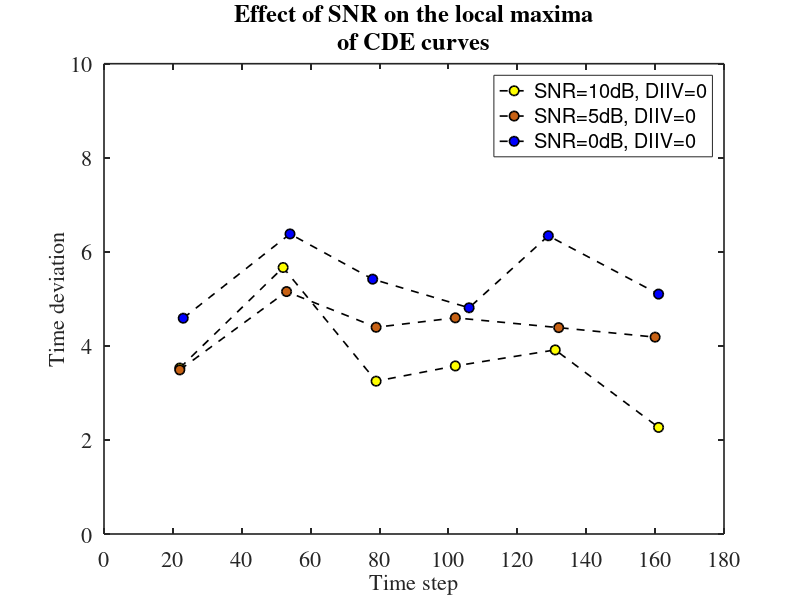
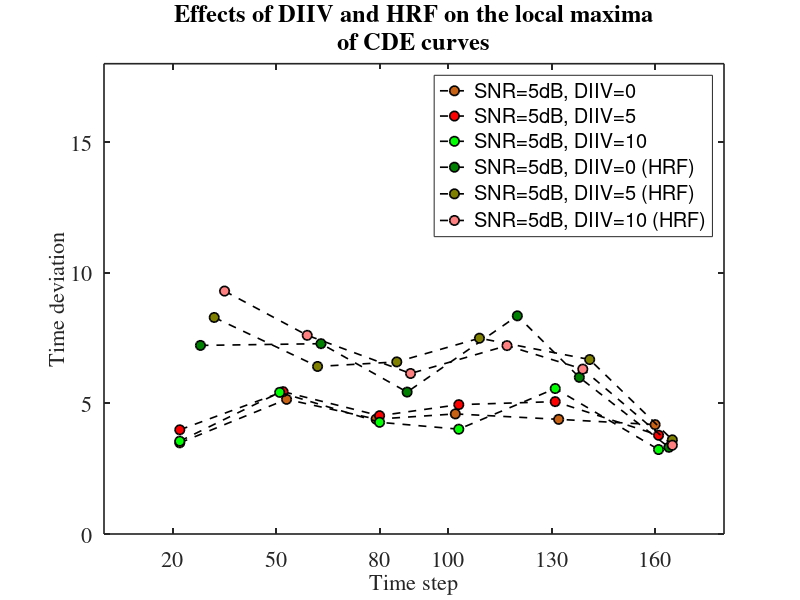
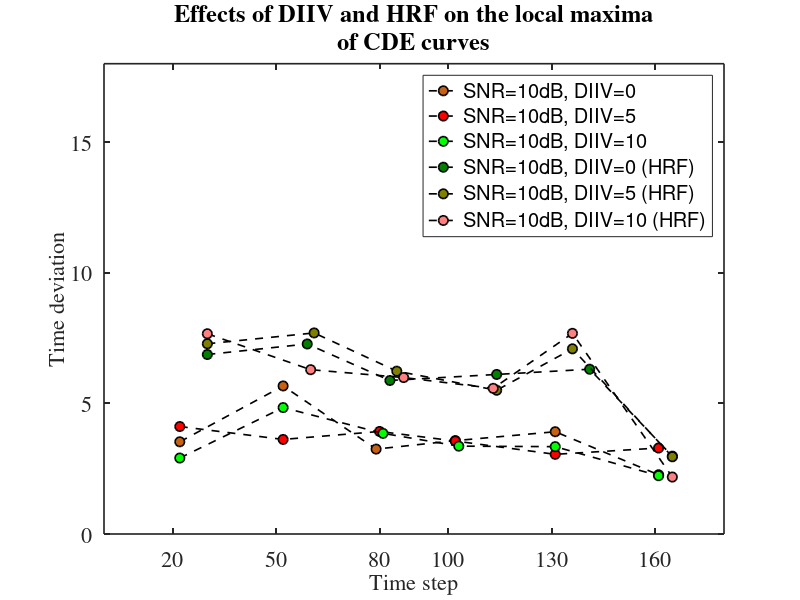
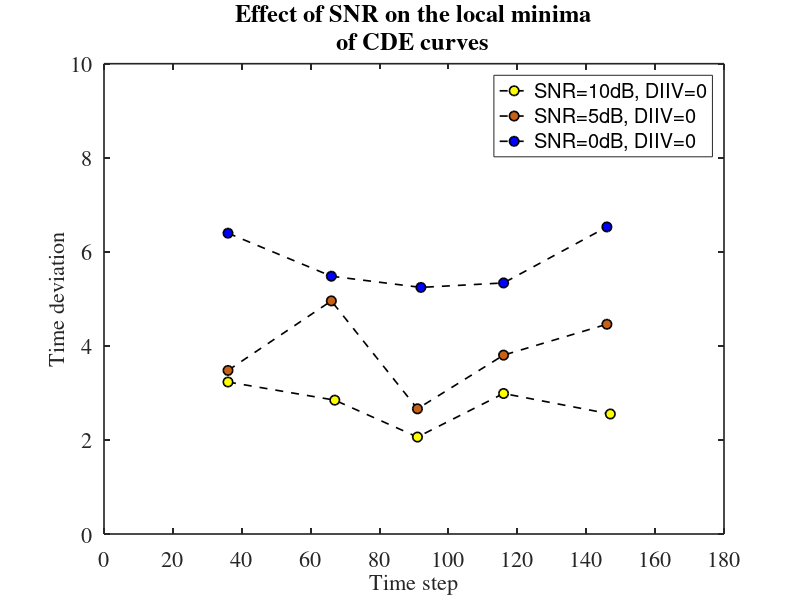

Recreate these plots in MATLAB, in order. (Note: this script raises an error after producing the figures.)
% This script analyses the inter-individual variation of CDE.
%
% Version 1.0
% 7-July-2021
% Copyright (c) 2021, Lingbin Bian
% -------------------------------------------------------------------------
clear
clc
%close all

colorvector=[1,1,0;0.78,0.38,0.08;0,0,1;1,0,0;0,1,0;0,0.5,0;0.5,0.5,0;1,0.5,0.5;1,0.5,0.31];    

% -------------------------------------------------------------------------
% Plot the effect of SRN on time variation of local maximum
figure    

load('Inter_ind_vari/max_location_n0.3162_vari0/vari_location.mat');

plot(localmax_ave(1,:),vari_localmax_location(1,:),'--ko',...
'LineWidth',1.2,...
'MarkerSize',7,...
'MarkerEdgeColor','k',...
'MarkerFaceColor',colorvector(1,:));
hold on    

load('Inter_ind_vari/max_location_n0.5623_vari0/vari_location.mat');
plot(localmax_ave(1,:),vari_localmax_location(1,:),'--ko',...
'LineWidth',1.2,...
'MarkerSize',7,...
'MarkerEdgeColor','k',...
'MarkerFaceColor',colorvector(2,:));
hold on 

load('Inter_ind_vari/max_location_n1_vari0/vari_location.mat');
plot(localmax_ave(1,:),vari_localmax_location(1,:),'--ko',...
'LineWidth',1.2,...
'MarkerSize',7,...
'MarkerEdgeColor','k',...
'MarkerFaceColor',colorvector(3,:));
hold on 


legend('SNR=10dB, DIIV=0', ...
    'SNR=5dB, DIIV=0', ...
    'SNR=0dB, DIIV=0','fontsize', 12)
    
title({'Effect of SNR on the local maxima';'of CDE curves'},'fontsize',16)
set(gca,'box','on')
set(gca,'fontsize',16)
xlabel('Time step','fontsize',16)
ylabel('Time deviation','fontsize',16)
set(gcf,'unit','centimeters','position',[6 10 14 11])
set(gca,'Position',[.15 .15 .75 .7]);
set(gca,'xtick',0:20:180)
set(gca, 'linewidth', 1.2, 'fontsize', 16, 'fontname', 'times')    
xlim([0,180]);    
ylim([0,10])    

saveas(gcf,'Inter_ind_vari/SNR_DIIV0_max.fig');

% -------------------------------------------------------------------------
% Plot the effect of DIIV on time variation of local maximum
figure

load('Inter_ind_vari/max_location_n0.5623_vari0/vari_location.mat');
plot(localmax_ave(1,:),vari_localmax_location(1,:),'--ko',...
'LineWidth',1.2,...
'MarkerSize',7,...
'MarkerEdgeColor','k',...
'MarkerFaceColor',colorvector(2,:));
hold on 

load('Inter_ind_vari/max_location_n0.5623_vari5/vari_location.mat');
plot(localmax_ave(1,:),vari_localmax_location(1,:),'--ko',...
'LineWidth',1.2,...
'MarkerSize',7,...
'MarkerEdgeColor','k',...
'MarkerFaceColor',colorvector(4,:));
hold on 

load('Inter_ind_vari/max_location_n0.5623_vari10/vari_location.mat');
plot(localmax_ave(1,:),vari_localmax_location(1,:),'--ko',...
'LineWidth',1.2,...
'MarkerSize',7,...
'MarkerEdgeColor','k',...
'MarkerFaceColor',colorvector(5,:));
hold on 

load('Inter_ind_vari/max_location_n0.5623_vari0_hrf/vari_location.mat');
plot(localmax_ave(1,:),vari_localmax_location(1,:),'--ko',...
'LineWidth',1.2,...
'MarkerSize',7,...
'MarkerEdgeColor','k',...
'MarkerFaceColor',colorvector(6,:));
hold on 

load('Inter_ind_vari/max_location_n0.5623_vari5_hrf/vari_location.mat');
plot(localmax_ave(1,:),vari_localmax_location(1,:),'--ko',...
'LineWidth',1.2,...
'MarkerSize',7,...
'MarkerEdgeColor','k',...
'MarkerFaceColor',colorvector(7,:));
hold on 

load('Inter_ind_vari/max_location_n0.5623_vari10_hrf/vari_location.mat');
plot(localmax_ave(1,:),vari_localmax_location(1,:),'--ko',...
'LineWidth',1.2,...
'MarkerSize',7,...
'MarkerEdgeColor','k',...
'MarkerFaceColor',colorvector(8,:));
hold on 


legend('SNR=5dB, DIIV=0', ...
    'SNR=5dB, DIIV=5', ...
    'SNR=5dB, DIIV=10',...
    'SNR=5dB, DIIV=0 (HRF)',...
    'SNR=5dB, DIIV=5 (HRF)',...
    'SNR=5dB, DIIV=10 (HRF)','fontsize', 12)


title({'Effects of DIIV and HRF on the local maxima';'of CDE curves'},'fontsize',16)
set(gca,'box','on')
set(gca,'fontsize',16)
xlabel('Time step','fontsize',16)
ylabel('Time deviation','fontsize',16)
set(gcf,'unit','centimeters','position',[6 10 14 11])
set(gca,'Position',[.15 .15 .75 .7]);
set(gca,'xtick',[20,50,80,100,130,160])
set(gca, 'linewidth', 1.2, 'fontsize', 16, 'fontname', 'times')

xlim([0,180]);    
ylim([0,18])  

saveas(gcf,'Inter_ind_vari/SNR5_DIIV_max.fig');

% -------------------------------------------------------------------------
% Plot the effect of DIIV on time variation of local maximum
figure

load('Inter_ind_vari/max_location_n0.3162_vari0/vari_location.mat');
plot(localmax_ave(1,:),vari_localmax_location(1,:),'--ko',...
'LineWidth',1.2,...
'MarkerSize',7,...
'MarkerEdgeColor','k',...
'MarkerFaceColor',colorvector(2,:));
hold on 

load('Inter_ind_vari/max_location_n0.3162_vari5/vari_location.mat');
plot(localmax_ave(1,:),vari_localmax_location(1,:),'--ko',...
'LineWidth',1.2,...
'MarkerSize',7,...
'MarkerEdgeColor','k',...
'MarkerFaceColor',colorvector(4,:));
hold on 

load('Inter_ind_vari/max_location_n0.3162_vari10/vari_location.mat');
plot(localmax_ave(1,:),vari_localmax_location(1,:),'--ko',...
'LineWidth',1.2,...
'MarkerSize',7,...
'MarkerEdgeColor','k',...
'MarkerFaceColor',colorvector(5,:));
hold on 

load('Inter_ind_vari/max_location_n0.3162_vari0_hrf/vari_location.mat');
plot(localmax_ave(1,:),vari_localmax_location(1,:),'--ko',...
'LineWidth',1.2,...
'MarkerSize',7,...
'MarkerEdgeColor','k',...
'MarkerFaceColor',colorvector(6,:));
hold on 

load('Inter_ind_vari/max_location_n0.3162_vari5_hrf/vari_location.mat');
plot(localmax_ave(1,:),vari_localmax_location(1,:),'--ko',...
'LineWidth',1.2,...
'MarkerSize',7,...
'MarkerEdgeColor','k',...
'MarkerFaceColor',colorvector(7,:));
hold on 

load('Inter_ind_vari/max_location_n0.3162_vari10_hrf/vari_location.mat');
plot(localmax_ave(1,:),vari_localmax_location(1,:),'--ko',...
'LineWidth',1.2,...
'MarkerSize',7,...
'MarkerEdgeColor','k',...
'MarkerFaceColor',colorvector(8,:));
hold on 


legend('SNR=10dB, DIIV=0', ...
    'SNR=10dB, DIIV=5', ...
    'SNR=10dB, DIIV=10',...
    'SNR=10dB, DIIV=0 (HRF)',...
    'SNR=10dB, DIIV=5 (HRF)',...
    'SNR=10dB, DIIV=10 (HRF)','fontsize', 12)


title({'Effects of DIIV and HRF on the local maxima';'of CDE curves'},'fontsize',16)
set(gca,'box','on')
set(gca,'fontsize',16)
xlabel('Time step','fontsize',16)
ylabel('Time deviation','fontsize',16)
set(gcf,'unit','centimeters','position',[6 10 14 11])
set(gca,'Position',[.15 .15 .75 .7]);
set(gca,'xtick',[20,50,80,100,130,160])
set(gca, 'linewidth', 1.2, 'fontsize', 16, 'fontname', 'times')

xlim([0,180]);    
ylim([0,18])  

saveas(gcf,'Inter_ind_vari/SNR10_DIIV_max.fig');
% -------------------------------------------------------------------------
% -------------------------------------------------------------------------
% Plot the effect of SRN on time variation of local maximum
figure    

load('Inter_ind_vari/min_location_n0.3162_vari0/vari_location.mat');

plot(localmin_ave(1,:),vari_localmin_location(1,:),'--ko',...
'LineWidth',1.2,...
'MarkerSize',7,...
'MarkerEdgeColor','k',...
'MarkerFaceColor',colorvector(1,:));
hold on    

load('Inter_ind_vari/min_location_n0.5623_vari0/vari_location.mat');
plot(localmin_ave(1,:),vari_localmin_location(1,:),'--ko',...
'LineWidth',1.2,...
'MarkerSize',7,...
'MarkerEdgeColor','k',...
'MarkerFaceColor',colorvector(2,:));
hold on 

load('Inter_ind_vari/min_location_n1_vari0/vari_location.mat');
plot(localmin_ave(1,:),vari_localmin_location(1,:),'--ko',...
'LineWidth',1.2,...
'MarkerSize',7,...
'MarkerEdgeColor','k',...
'MarkerFaceColor',colorvector(3,:));
hold on 


legend('SNR=10dB, DIIV=0', ...
    'SNR=5dB, DIIV=0', ...
    'SNR=0dB, DIIV=0','fontsize', 12)
    
title({'Effect of SNR on the local minima';'of CDE curves'},'fontsize',16)
set(gca,'box','on')
set(gca,'fontsize',16)
xlabel('Time step','fontsize',16)
ylabel('Time deviation','fontsize',16)
set(gcf,'unit','centimeters','position',[6 10 14 11])
set(gca,'Position',[.15 .15 .75 .7]);
set(gca,'xtick',0:20:180)
set(gca, 'linewidth', 1.2, 'fontsize', 16, 'fontname', 'times')    
xlim([0,180]);    
ylim([0,10])    

saveas(gcf,'Inter_ind_vari/SNR_DIIV0_min.fig');
% -------------------------------------------------------------------------
% Plot the effect of DIIV on time variation of local maximum
figure

load('Inter_ind_vari/min_location_n0.5623_vari0/vari_location.mat');
plot(localmin_ave(1,:),vari_localmin_location(1,:),'--ko',...
'LineWidth',1.2,...
'MarkerSize',7,...
'MarkerEdgeColor','k',...
'MarkerFaceColor',colorvector(2,:));
hold on 

load('Inter_ind_vari/min_location_n0.5623_vari5/vari_location.mat');
plot(localmin_ave(1,:),vari_localmin_location(1,:),'--ko',...
'LineWidth',1.2,...
'MarkerSize',7,...
'MarkerEdgeColor','k',...
'MarkerFaceColor',colorvector(4,:));
hold on 

load('Inter_ind_vari/min_location_n0.5623_vari10/vari_location.mat');
plot(localmin_ave(1,:),vari_localmin_location(1,:),'--ko',...
'LineWidth',1.2,...
'MarkerSize',7,...
'MarkerEdgeColor','k',...
'MarkerFaceColor',colorvector(5,:));
hold on 

load('Inter_ind_vari/min_location_n0.5623_vari0_hrf/vari_location.mat');
plot(localmin_ave(1,:),vari_localmin_location(1,:),'--ko',...
'LineWidth',1.2,...
'MarkerSize',7,...
'MarkerEdgeColor','k',...
'MarkerFaceColor',colorvector(6,:));
hold on 

load('Inter_ind_vari/min_location_n0.5623_vari5_hrf/vari_location.mat');
plot(localmin_ave(1,:),vari_localmin_location(1,:),'--ko',...
'LineWidth',1.2,...
'MarkerSize',7,...
'MarkerEdgeColor','k',...
'MarkerFaceColor',colorvector(7,:));
hold on 

load('Inter_ind_vari/min_location_n0.5623_vari10_hrf/vari_location.mat');
plot(localmin_ave(1,:),vari_localmin_location(1,:),'--ko',...
'LineWidth',1.2,...
'MarkerSize',7,...
'MarkerEdgeColor','k',...
'MarkerFaceColor',colorvector(8,:));
hold on 


legend('SNR=5dB, DIIV=0', ...
    'SNR=5dB, DIIV=5', ...
    'SNR=5dB, DIIV=10',...
    'SNR=5dB, DIIV=0 (HRF)',...
    'SNR=5dB, DIIV=5 (HRF)',...
    'SNR=5dB, DIIV=10 (HRF)','fontsize', 12)


title({'Effects of DIIV and HRF on the local minima';'of CDE curves'},'fontsize',16)
set(gca,'box','on')
set(gca,'fontsize',16)
xlabel('Time step','fontsize',16)
ylabel('Time deviation','fontsize',16)
set(gcf,'unit','centimeters','position',[6 10 14 11])
set(gca,'Position',[.15 .15 .75 .7]);
set(gca,'xtick',[20,50,80,100,130,160])
set(gca, 'linewidth', 1.2, 'fontsize', 16, 'fontname', 'times')

xlim([0,180]);    
ylim([0,18])  

saveas(gcf,'Inter_ind_vari/SNR5_DIIV_min.fig');

% -------------------------------------------------------------------------
% Plot the effect of DIIV on time variation of local maximum
figure

load('Inter_ind_vari/min_location_n0.3162_vari0/vari_location.mat');
plot(localmin_ave(1,:),vari_localmin_location(1,:),'--ko',...
'LineWidth',1.2,...
'MarkerSize',7,...
'MarkerEdgeColor','k',...
'MarkerFaceColor',colorvector(2,:));
hold on 

load('Inter_ind_vari/min_location_n0.3162_vari5/vari_location.mat');
plot(localmin_ave(1,:),vari_localmin_location(1,:),'--ko',...
'LineWidth',1.2,...
'MarkerSize',7,...
'MarkerEdgeColor','k',...
'MarkerFaceColor',colorvector(4,:));
hold on 

load('Inter_ind_vari/min_location_n0.3162_vari10/vari_location.mat');
plot(localmin_ave(1,:),vari_localmin_location(1,:),'--ko',...
'LineWidth',1.2,...
'MarkerSize',7,...
'MarkerEdgeColor','k',...
'MarkerFaceColor',colorvector(5,:));
hold on 

load('Inter_ind_vari/min_location_n0.3162_vari0_hrf/vari_location.mat');
plot(localmin_ave(1,:),vari_localmin_location(1,:),'--ko',...
'LineWidth',1.2,...
'MarkerSize',7,...
'MarkerEdgeColor','k',...
'MarkerFaceColor',colorvector(6,:));
hold on 

load('Inter_ind_vari/min_location_n0.3162_vari5_hrf/vari_location.mat');
plot(localmin_ave(1,:),vari_localmin_location(1,:),'--ko',...
'LineWidth',1.2,...
'MarkerSize',7,...
'MarkerEdgeColor','k',...
'MarkerFaceColor',colorvector(7,:));
hold on 

load('Inter_ind_vari/min_location_n0.3162_vari10_hrf/vari_location.mat');
plot(localmin_ave(1,:),vari_localmin_location(1,:),'--ko',...
'LineWidth',1.2,...
'MarkerSize',7,...
'MarkerEdgeColor','k',...
'MarkerFaceColor',colorvector(8,:));
hold on 


legend('SNR=10dB, DIIV=0', ...
    'SNR=10dB, DIIV=5', ...
    'SNR=10dB, DIIV=10',...
    'SNR=10dB, DIIV=0 (HRF)',...
    'SNR=10dB, DIIV=5 (HRF)',...
    'SNR=10dB, DIIV=10 (HRF)','fontsize', 12)


title({'Effects of DIIV and HRF on the local minima';'of CDE curves'},'fontsize',16)
set(gca,'box','on')
set(gca,'fontsize',16)
xlabel('Time step','fontsize',16)
ylabel('Time deviation','fontsize',16)
set(gcf,'unit','centimeters','position',[6 10 14 11])
set(gca,'Position',[.15 .15 .75 .7]);
set(gca,'xtick',[20,50,80,100,130,160])
set(gca, 'linewidth', 1.2, 'fontsize', 16, 'fontname', 'times')

xlim([0,180]);    
ylim([0,18])  

saveas(gcf,'Inter_ind_vari/SNR10_DIIV_min.fig');

% -------------------------------------------------------------------------
% Plot the effect of DIIV on time variation of local maximum
figure

load('Inter_ind_vari/min_location_n1_vari0/vari_location.mat');
plot(localmin_ave(1,:),vari_localmin_location(1,:),'--ko',...
'LineWidth',1.2,...
'MarkerSize',7,...
'MarkerEdgeColor','k',...
'MarkerFaceColor',colorvector(2,:));
hold on 

load('Inter_ind_vari/min_location_n1_vari5/vari_location.mat');
plot(localmin_ave(1,:),vari_localmin_location(1,:),'--ko',...
'LineWidth',1.2,...
'MarkerSize',7,...
'MarkerEdgeColor','k',...
'MarkerFaceColor',colorvector(4,:));
hold on 

load('Inter_ind_vari/min_location_n1_vari10/vari_location.mat');
plot(localmin_ave(1,:),vari_localmin_location(1,:),'--ko',...
'LineWidth',1.2,...
'MarkerSize',7,...
'MarkerEdgeColor','k',...
'MarkerFaceColor',colorvector(5,:));
hold on 

load('Inter_ind_vari/min_location_n1_vari0_hrf/vari_location.mat');
plot(localmin_ave(1,:),vari_localmin_location(1,:),'--ko',...
'LineWidth',1.2,...
'MarkerSize',7,...
'MarkerEdgeColor','k',...
'MarkerFaceColor',colorvector(6,:));
hold on 

load('Inter_ind_vari/min_location_n1_vari5_hrf/vari_location.mat');
plot(localmin_ave(1,:),vari_localmin_location(1,:),'--ko',...
'LineWidth',1.2,...
'MarkerSize',7,...
'MarkerEdgeColor','k',...
'MarkerFaceColor',colorvector(7,:));
hold on 

load('Inter_ind_vari/min_location_n1_vari10_hrf/vari_location.mat');
plot(localmin_ave(1,:),vari_localmin_location(1,:),'--ko',...
'LineWidth',1.2,...
'MarkerSize',7,...
'MarkerEdgeColor','k',...
'MarkerFaceColor',colorvector(8,:));
hold on 


legend('SNR=0dB, DIIV=0', ...
    'SNR=0dB, DIIV=5', ...
    'SNR=0dB, DIIV=10',...
    'SNR=0dB, DIIV=0 (HRF)',...
    'SNR=0dB, DIIV=5 (HRF)',...
    'SNR=0dB, DIIV=10 (HRF)','fontsize', 12)


title({'Effects of DIIV and HRF on the local minima';'of CDE curves'},'fontsize',16)
set(gca,'box','on')
set(gca,'fontsize',16)
xlabel('Time step','fontsize',16)
ylabel('Time deviation','fontsize',16)
set(gcf,'unit','centimeters','position',[6 10 14 11])
set(gca,'Position',[.15 .15 .75 .7]);
set(gca,'xtick',[20,50,80,100,130,160])
set(gca, 'linewidth', 1.2, 'fontsize', 16, 'fontname', 'times')

xlim([0,180]);    
ylim([0,18])  

saveas(gcf,'Inter_ind_vari/SNR0_DIIV_min.fig');

